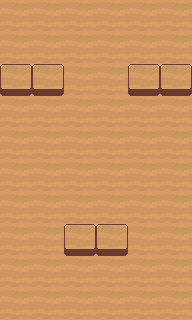

This is a level from a 2D game, rendered from its Tiled map with the project's own tilesets. A one-line summary and the complete map file follow:
An orthogonal 6x10 tile map with 32x32 px tiles, 1 tile layer (Tile Layer 1).

<map version="1.4" tiledversion="1.4.3" orientation="orthogonal" renderorder="left-up" width="6" height="10" tilewidth="32" tileheight="32" infinite="0" nextlayerid="2" nextobjectid="1">
 <tileset firstgid="1" source="ClimberGame.tsx" />
 <layer id="1" name="Tile Layer 1" width="6" height="10">
  <data encoding="csv">
1,1,1,1,1,1,
1,1,1,1,1,1,
2,2,1,1,2,2,
1,1,1,1,1,1,
1,1,1,1,1,1,
1,1,1,1,1,1,
1,1,1,1,1,1,
1,1,2,2,1,1,
1,1,1,1,1,1,
1,1,1,1,1,1
</data>
 </layer>
</map>
